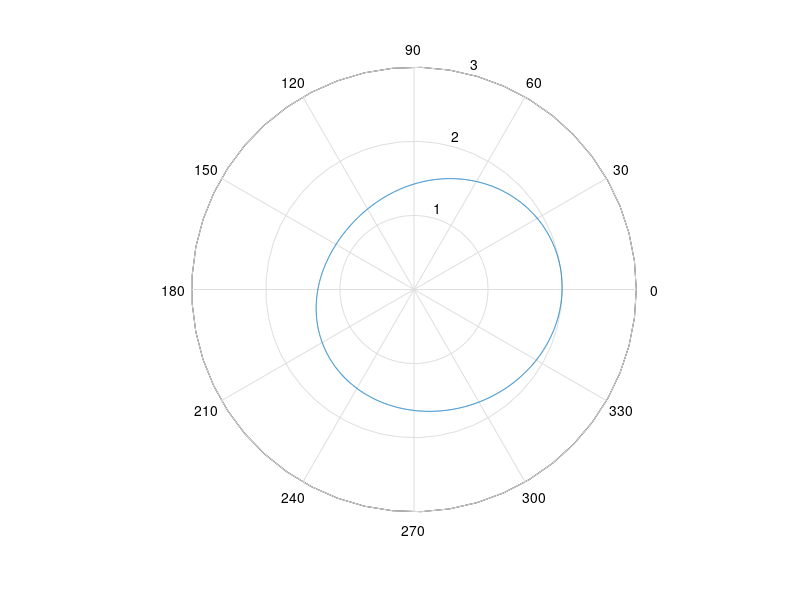

MATLAB code to generate this figure:
clc;
clear;
close all;
k = 9.9417e+06;
% number of sets of localization
NSET = 10;
% distance between the input and output scatterer. The smaller distance the rougher surface is. 
dis = 0.2e-06;
field = 0;
field_abs = 0;
rand_x = randn(1,NSET);
rand_y = randn(1,NSET);
rand_z = randn(1,NSET);
% For path 1, light is coming in the orignal point and coming out at (1,1,0.01) point. 
for i=1: NSET
point_out = [rand_x(i)*dis  dis*rand_y(i) 0.02e-06*rand_z(i)];
phi = linspace(-pi,pi,3600);
phase_1_in = 0;
cos_theta = 0.848;
sin_theta = 0.53;
phase_1_out = (cos_theta*point_out(3)) + (sin_theta*(cos(phi)*point_out(1) + sin(phi)*point_out(2)));
% for path 2 light is coming in the point and out at orignal.
phase_2_in = (sin_theta*point_out(1));
phase_2_out = 0;
% show the plot
field_1 = exp(k*1i*(phase_1_in + phase_1_out));
field_2 = exp(k*1i*(phase_2_in + phase_2_out));
% here we just assume that for different sets of localization that the
% phase is same. This is also "like" the situation in the experiment since
% the phase shift is mostly determined by the mean free path. 
field = (field_1 + field_2);
field_abs = abs(field) + field_abs;
end
max_field = max(field_abs);
field_abs = field_abs/max_field*sqrt(2);
polar(phi,field_abs.^2);
